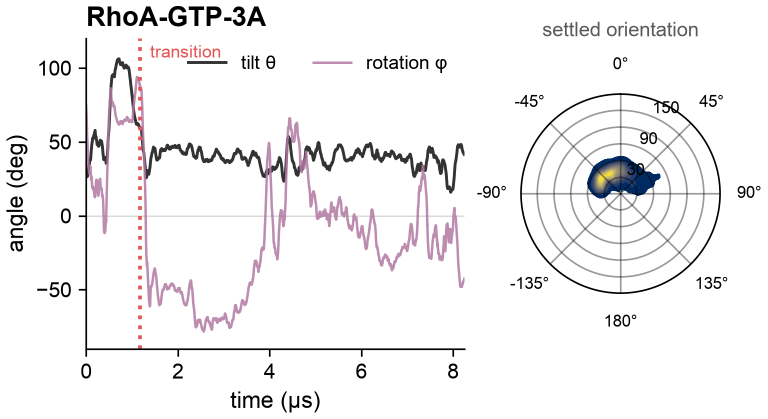
#> input picture figures/figure6/rendered_panels/fig_transition_tiltrot.png, 1535 x 838 px, found by its file name (shown at 1/2 size); its folder holds 5 pictures in this run
$ python compose_figure6.py
#> lines starting #> are read from the running program, lines starting #| are printed output that depends on the picture
#!/usr/bin/env python3
"""Assemble Figure 6 (lipid co-binding) from the finished panels:
  A  transition-state sidechain-lipid H-bond occupancy by region (5 sims)
  B  structural snapshot of the WT co-binding cluster (R5/K6/K7 + D78 bridging one POPS)
  C  acidic<->amine-lipid co-binding frequency (membrane-composition effect)
  D  co-binding network across all 5 sims (fixed residue set)

Reads the per-panel PNGs in paper_figures/figure6/ and lays them out; the structural render
sits beside the frequency bars. Panel letters added here.

  python compose_figure6.py -> paper_figures/figure6/figure6_composite.{png,svg}
"""
import os
import matplotlib
matplotlib.use("Agg")
import matplotlib.pyplot as plt
from matplotlib.gridspec import GridSpec

plt.rcParams["font.family"] = "Arial"
plt.rcParams["svg.fonttype"] = "none"   # keep text as editable text (Illustrator), not paths
plt.rcParams["pdf.fonttype"] = 42       # TrueType -> editable text in PDF too
plt.rcParams["ps.fonttype"] = 42
HERE = os.path.dirname(os.path.abspath(__file__))
F6 = os.path.abspath(os.path.join(HERE, "..", "paper_figures", "figure6"))
SUPP = os.path.abspath(os.path.join(HERE, "..", "paper_figures", "supplementary"))


def aspect(png, base=None):
#> called with png = 'fig_transition_tiltrot.png'
    im = plt.imread(f"{base or F6}/{png}")
#> im is the input picture: shape (838, 1535, 4) float32; mean R, G, B, A 0.953, 0.948, 0.951, 1
    return im.shape[1] / im.shape[0]        # width / height


def put(ax, png, letter, anchor=None, fill=False):
    # fill=True stretches the image to fill the whole cell (aspect="auto") -> guaranteed full-width
    # + left alignment; used for the wide bar panel A where a small horizontal stretch is invisible.
    ax.imshow(plt.imread(f"{F6}/{png}"), aspect="auto" if fill else None)
    ax.axis("off")
    if anchor:
        ax.set_anchor(anchor)               # 'S' -> image sits at bottom of its cell
    ax.annotate(letter, xy=(0, 1), xytext=(-2, 6), xycoords="axes fraction",
                textcoords="offset points", fontsize=17, fontweight="bold", va="bottom", ha="left")


def main():
    # membrane-matched WT vs mutant (GTP-2, 3A). Layout:
    #   row1: A transition (3A, narrow) | B H-bond occupancy (wider)
    #   row2: C structure | D frequency
    #   row3: E network (full width)
    W = 13.0
    aT = aspect("fig_transition_tiltrot.png")
#> aT = 1.83
    aOcc = aspect("fig_A_transition_states.png")
#> call 2 of aspect, with png = 'fig_A_transition_states.png'
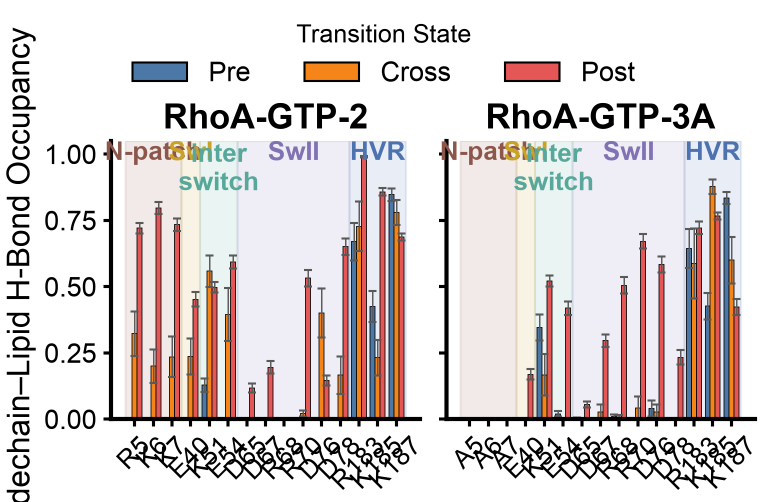
#> input picture figures/figure6/rendered_panels/fig_A_transition_states.png, 1535 x 1003 px, found by its file name (shown at 1/2 size)
#> in aspect, im is the input picture: shape (1003, 1535, 4) float32; mean R, G, B, A 0.861, 0.835, 0.831, 1
#> aOcc = 1.53
    aS = aspect("fig_struct_cobinding.png")
#> call 3 of aspect, with png = 'fig_struct_cobinding.png'
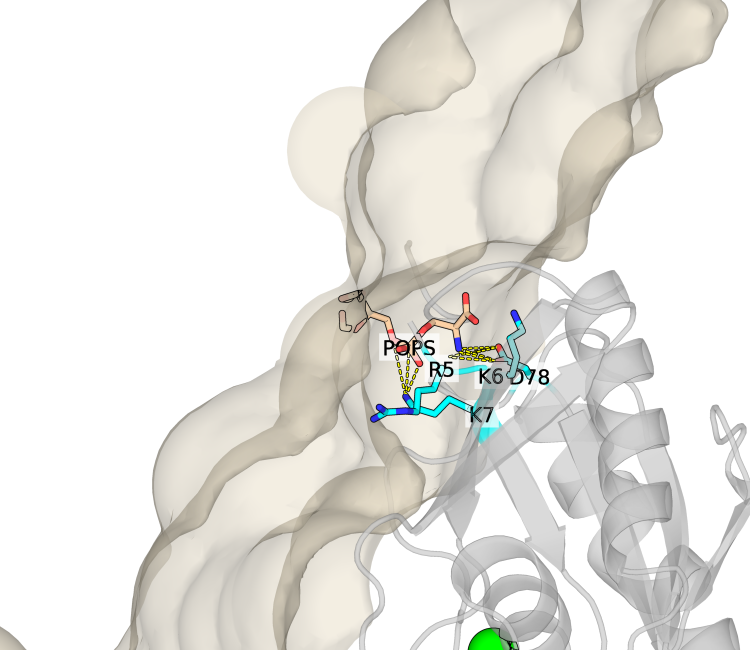
#> input picture figures/figure6/rendered_panels/fig_struct_cobinding.png, 1500 x 1300 px, found by its file name (shown at 1/2 size)
#> in aspect, im is the input picture: shape (1300, 1500, 4) float32; mean R, G, B, A 0.864, 0.856, 0.828, 0.334
#> aS = 1.15
    aF = aspect("fig_B_amine_frequency.png")
#> call 4 of aspect, with png = 'fig_B_amine_frequency.png'
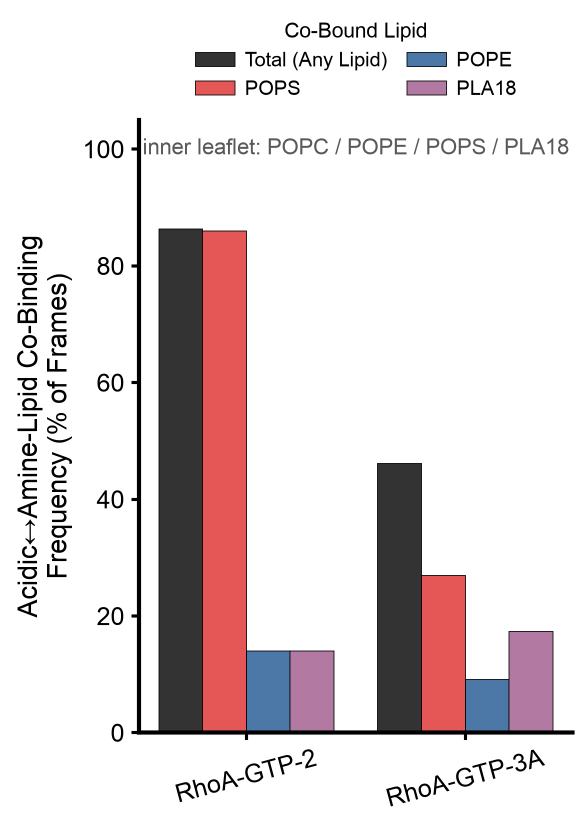
#> input picture figures/figure6/rendered_panels/fig_B_amine_frequency.png, 1174 x 1654 px, found by its file name (shown at 1/2 size)
#> in aspect, im is the input picture: shape (1654, 1174, 4) float32; mean R, G, B, A 0.89, 0.858, 0.861, 1
#> aF = 0.71
    aN = aspect("fig_C_cobinding_network.png")
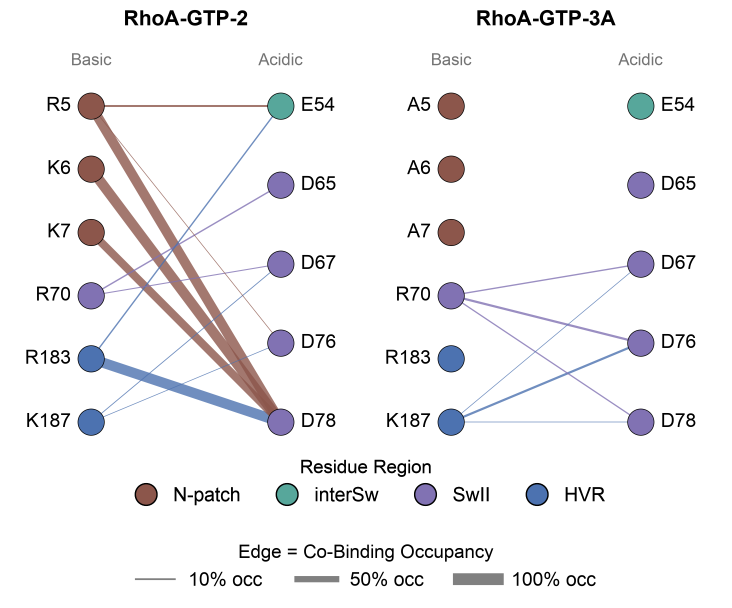
#> input picture figures/figure6/rendered_panels/fig_C_cobinding_network.png, 2194 x 1823 px, found by its file name (shown at 1/3 size)
#> in aspect, im is the input picture: shape (1823, 2194, 4) float32; mean R, G, B, A 0.947, 0.945, 0.95, 1
#> aN = 1.2
    h1 = W / (aT + aOcc)                        # A|B share this height
#> h1 = 3.87
    h2 = W / (aS + aF)                          # C|D share this height
#> h2 = 6.98
    hN = W / aN
#> hN = 10.8
    H = h1 + h2 + hN + 1.0
#> H = 22.64
    fig = plt.figure(figsize=(W, H))
    # two independent 2-col rows + one full-width row, via nested gridspecs
    outer = GridSpec(3, 1, figure=fig, height_ratios=[h1, h2, hN], hspace=0.14)
    r1 = outer[0].subgridspec(1, 2, width_ratios=[aT, aOcc], wspace=0.04)
    r2 = outer[1].subgridspec(1, 2, width_ratios=[aS, aF], wspace=0.04)
    put(fig.add_subplot(r1[0]), "fig_transition_tiltrot.png", "A", anchor="N")
    put(fig.add_subplot(r1[1]), "fig_A_transition_states.png", "B", anchor="N")
    put(fig.add_subplot(r2[0]), "fig_struct_cobinding.png", "C", anchor="S")
    put(fig.add_subplot(r2[1]), "fig_B_amine_frequency.png", "D", anchor="S")
    put(fig.add_subplot(outer[2]), "fig_C_cobinding_network.png", "E")
    for e in ("png", "svg"):
        fig.savefig(f"{F6}/figure6_composite.{e}", dpi=200, bbox_inches="tight")
    plt.close(fig)
    print(f"wrote {F6}/figure6_composite.png")


def build_supp():
    """Figure 6 supplement (non-transitioning refs GDP, GTP-1): H-bond occupancy (A),
    co-binding frequency (B) + co-binding network (C)."""
    def put_s(ax, png, letter, anchor=None):
        ax.imshow(plt.imread(f"{SUPP}/{png}")); ax.axis("off")
        if anchor: ax.set_anchor(anchor)
        ax.annotate(letter, xy=(0, 1), xytext=(-2, 6), xycoords="axes fraction",
                    textcoords="offset points", fontsize=16, fontweight="bold", va="bottom", ha="left")
    W = 12.0
    aA = aspect("supp_hbond_occupancy_nontransition.png", SUPP)
    aB = aspect("supp_cobinding_frequency_nontransition.png", SUPP)
    aC = aspect("supp_cobinding_network_nontransition.png", SUPP)
    hA = W / aA
    h2 = W / (aB + aC)
    H = hA + h2 + 0.5
    fig = plt.figure(figsize=(W, H))
    gs = GridSpec(2, 2, figure=fig, height_ratios=[hA, h2], width_ratios=[aB, aC],
                  hspace=0.12, wspace=0.03)
    put_s(fig.add_subplot(gs[0, :]), "supp_hbond_occupancy_nontransition.png", "A")
    put_s(fig.add_subplot(gs[1, 0]), "supp_cobinding_frequency_nontransition.png", "B", anchor="S")
    put_s(fig.add_subplot(gs[1, 1]), "supp_cobinding_network_nontransition.png", "C", anchor="S")
    for e in ("png", "svg"):
        fig.savefig(f"{SUPP}/supp_S7_refs_cobinding.{e}", dpi=200, bbox_inches="tight")
    plt.close(fig)
    print(f"wrote {SUPP}/supp_S7_refs_cobinding.png")


if __name__ == "__main__":
    main()
#> (the run stopped early here; a loop or call above may not have finished)
